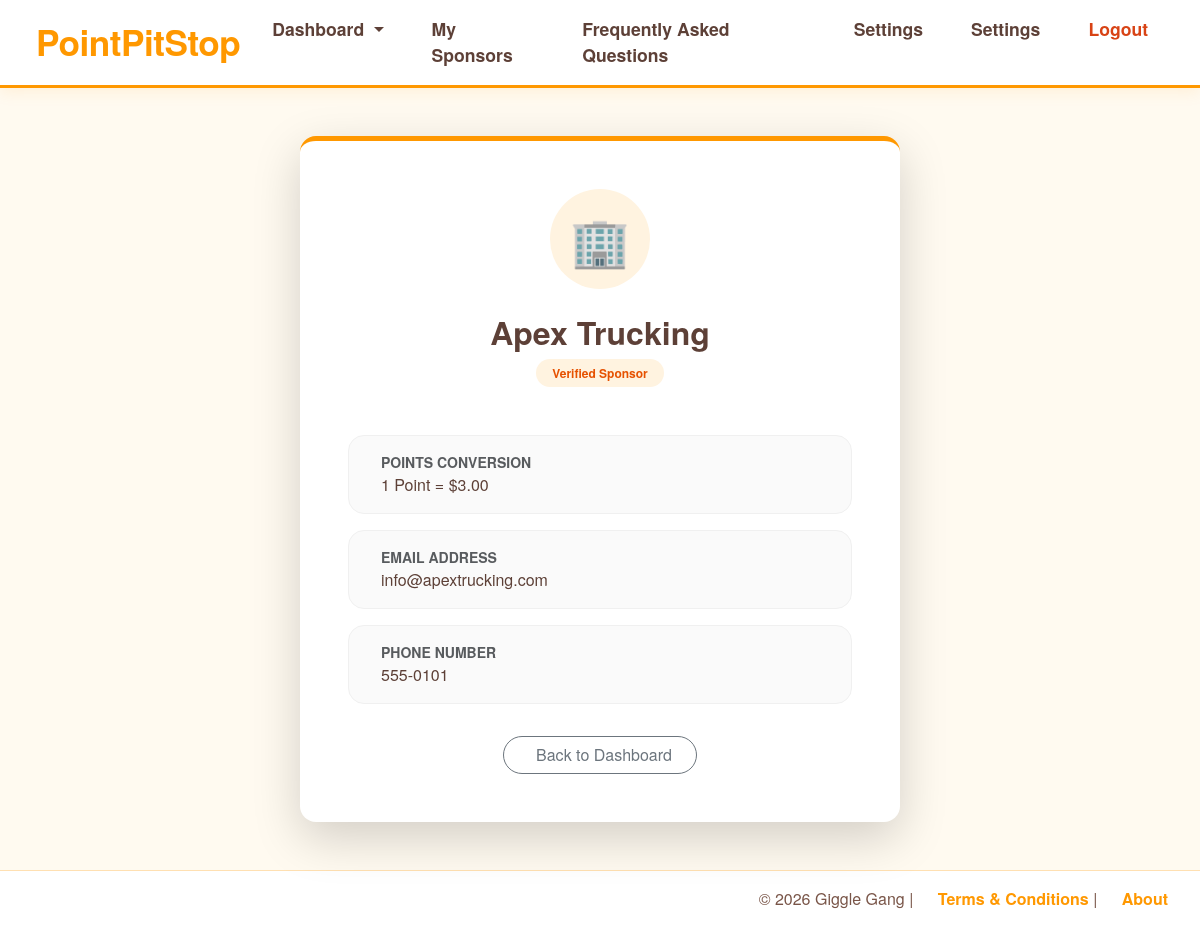
/company/view/1 (signed in), run on the app's committed database.
### models.py (models this page shows)
class SponsorCompany(db.Model):
    __tablename__ = "sponsor_companies"
    id = db.Column(db.Integer, primary_key=True)
    name = db.Column(db.String(150),unique=True,nullable=False)
    email = db.Column(db.String(120), unique=True, nullable=True,index=True)
    phone = db.Column(db.String(50), nullable=True)
    logo_filename = db.Column(db.String(255), nullable=True)
    brand_color = db.Column(db.String(255), nullable=True)
    points_conversion = db.Column(db.DECIMAL(10,2),nullable=False,default=.01)
    sponsor_users = db.relationship("SponsorProfile",back_populates="company")
    driver_links = db.relationship("DriverCompanyLink", back_populates="company")
    priceMax = db.Column(db.Integer, nullable=False, default=100)
    explicit = db.Column(db.Boolean, nullable=False, default=True)

### app.py (the view)
@app.route("/company/view/<int:company_id>")
@login_required
def view_company_profile(company_id):
    company = SponsorCompany.query.get_or_404(company_id)
    return render_template("company/company_viewcard.html", company=company)

### app.py (called while the page is built)
@login_manager.user_loader
def load_user(user_id):
    return db.session.get(Users, int(user_id))

### templates/company/company_viewcard.html (shortened to what this page needs)
{% extends "base.html" %}
{% block body %}
<div class="container py-5">
    <div class="card p-5 shadow-lg rounded-4 border-0" style="max-width: 600px; margin: 0 auto; border-top: 5px solid #ff9800 !important;">
        <div class="text-center mb-4">
            {% if company.logo_filename %}
            <img
                src="{{ url_for('static', filename='uploads/' + company.logo_filename) }}"
                alt="{{ company.name }} Logo"
                class="img-fluid rounded-3 shadow-sm"
                style="max-width: 180px; height: auto; border: 1px solid #eee;"
            >
            {% else %}
            <div class="rounded-circle d-inline-flex align-items-center justify-content-center"
                 style="width: 100px; height: 100px; background-color: #fff3e0; color: #ff9800; font-size: 3rem;">
                🏢
            </div>
            {% endif %}
        </div>
        <div class="text-center mb-5">
            <h2 style="color: #5d4037; font-weight: 700; margin-bottom: 0.5rem;">{{ company.name }}</h2>
            <span class="badge rounded-pill px-3 py-2" style="background-color: #fff3e0; color: #e65100; font-weight: 600;">
                Verified Sponsor
            </span>
        </div>
        <div class="company-details">
            <div class="d-flex align-items-center p-3 mb-3 rounded-4" style="background-color: #fafafa; border: 1px solid #f0f0f0;">
                <div class="ms-3">
                    <p class="text-muted small mb-0" style="font-weight: 600; text-transform: uppercase;">Points Conversion</p>
                    <p class="mb-0" style="color: #5d4037; font-weight: 500;"> 1 Point = ${{ company.points_conversion }}</p>
                </div>
            </div>
            <div class="d-flex align-items-center p-3 mb-3 rounded-4" style="background-color: #fafafa; border: 1px solid #f0f0f0;">
                <div class="ms-3">
                    <p class="text-muted small mb-0" style="font-weight: 600; text-transform: uppercase;">Email Address</p>
                    <p class="mb-0" style="color: #5d4037; font-weight: 500;">{{ company.email }}</p>
                </div>
            </div>
            <div class="d-flex align-items-center p-3 mb-4 rounded-4" style="background-color: #fafafa; border: 1px solid #f0f0f0;">
                <div class="ms-3">
                    <p class="text-muted small mb-0" style="font-weight: 600; text-transform: uppercase;">Phone Number</p>
                    <p class="mb-0" style="color: #5d4037; font-weight: 500;">{{ company.phone }}</p>
                </div>
            </div>
        </div>
        <div class="text-center mt-2">
            <a href="{{ url_for('dashboard') }}" class="btn btn-outline-secondary rounded-pill px-4">
                 Back to Dashboard
            </a>
        </div>
    </div>
</div>
{% endblock %}

### static/css/style.css (style rules this page uses)
body { display: flex; flex-direction: column; font-family: 'Quicksand', 'Helvetica Neue', Helvetica, Arial, sans-serif; margin: 0; min-height: 100vh; background-color: #fffaf0; color: #5d4037; }

### data on the page
SponsorCompany: name "Apex Trucking", points_conversion "3.00", email "info@apextrucking.com", phone "555-0101"
